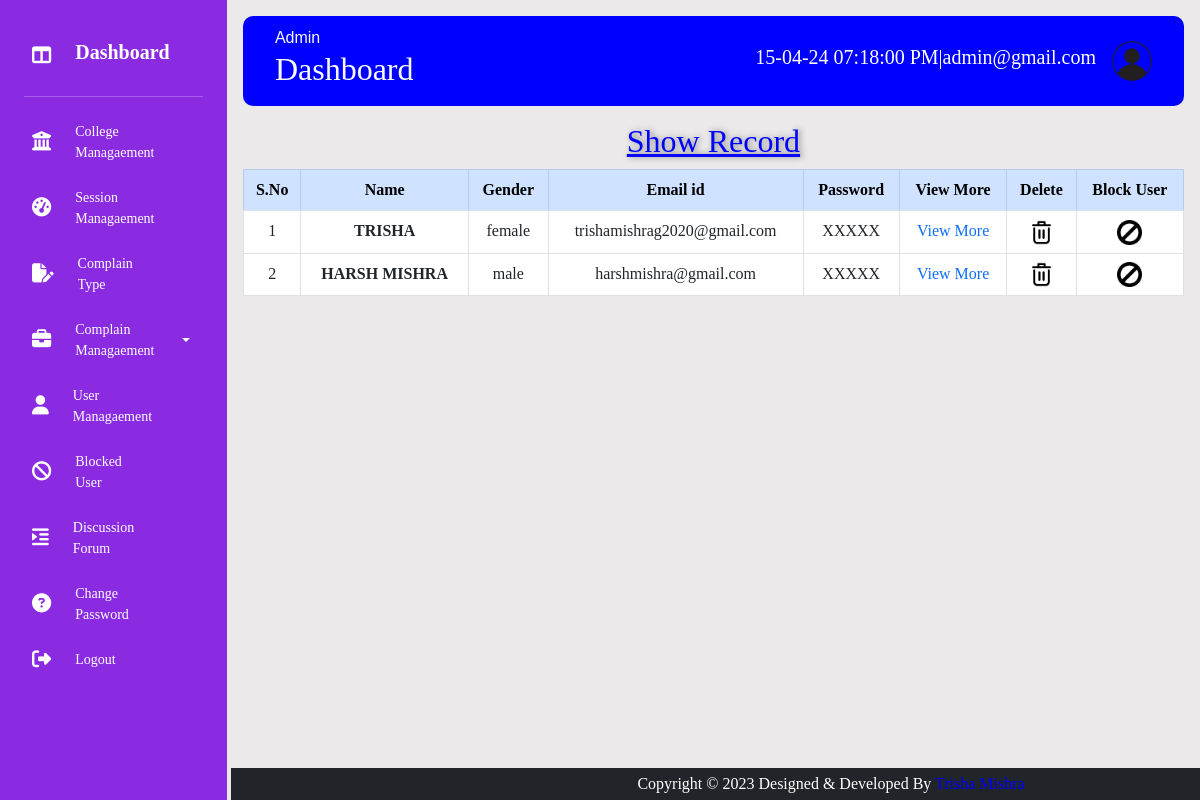
Page /admin/usershow.php (signed in) on the committed database.
### tables this page shows
CREATE TABLE IF NOT EXISTS `tbl_user` (
  `uid` int(11) NOT NULL AUTO_INCREMENT,
  `name` varchar(60) NOT NULL,
  `fname` varchar(60) NOT NULL,
  `gender` varchar(6) NOT NULL,
  `email` varchar(30) NOT NULL,
  `password` varchar(40) NOT NULL,
  `mobile` bigint(20) NOT NULL,
  `dob` date NOT NULL,
  `address` varchar(60) NOT NULL,
  `city` varchar(12) NOT NULL,
  `pincode` int(11) NOT NULL,
  `course` varchar(20) NOT NULL,
  `sid` int(11) NOT NULL,
  `cid` int(11) NOT NULL,
  `profile_pic` varchar(200) NOT NULL,
  `status` varchar(5) NOT NULL,
  `dor` varchar(10) NOT NULL,
  PRIMARY KEY (`uid`)
);

### admin/usershow.php (the view)
<?php
include("headeradmin.php");
include("connection.php");
$query="select * from tbl_user where status='N'";
$res=mysqli_query($con,$query);
?>
<h2 style="color:blue; text-shadow:2px 0px 6px grey; text-decoration:underline;" align="center">Show Record</h2>
<table class="table table-bordered text-center table-hover">
    <tr>
        <thead class="table-primary">
        <th>S.No</th>
        <th>Name</th>
        <th>Gender</th>
        <th>Email id</th>
        <th>Password</th>
        <th>View More</th>
        <th>Delete</th>
        <th>Block User</th>
        </thead>
    </tr>
    <?php
    $id=1;
    while($row=mysqli_fetch_array($res))
    {
    ?>
    <tr>
    <td><?php echo $id; ?></td>
    <td><b><?php echo strtoupper($row['name']); ?></b></td>
    <td><?php echo $row['gender']; ?></td>
    <td><?php echo strtolower($row['email']); ?></td>
    <td><?php echo "XXXXX" ?></td>
    <td><a href="userviewmore.php?uid=<?php echo $row['uid'];?>" style="text-decoration:none;">View More</a></td>
    <td><a href="userdelete.php?uid=<?php echo $row['uid'];?>"><img src="../image/3405244.png" style="width:25px;"/></a></td>
    <td><a href="blockuser.php?id=<?php echo $row['uid']; ?>"><img src="../image/block.png" style="width:25px;"/></i></a></td>
    </tr>
    <?php
    $id++;
    }
    ?>
</table>
<?php
include("mainadmin.php");
?>

### admin/headeradmin.php (style rules this page uses)
* { margin: 0%; padding: 0%; border: none; outline: none; box-sizing:border-box; }
body { display: flex; font-family:calibri; }

### rows in the picture
tbl_user: name "TRISHA", gender "female", email "trishamishrag2020@gmail.com"
tbl_user: name "HARSH MISHRA", gender "male", email "harshmishra@gmail.com"

### other values in the picture
$_SESSION['admin'] "admin@gmail.com"
